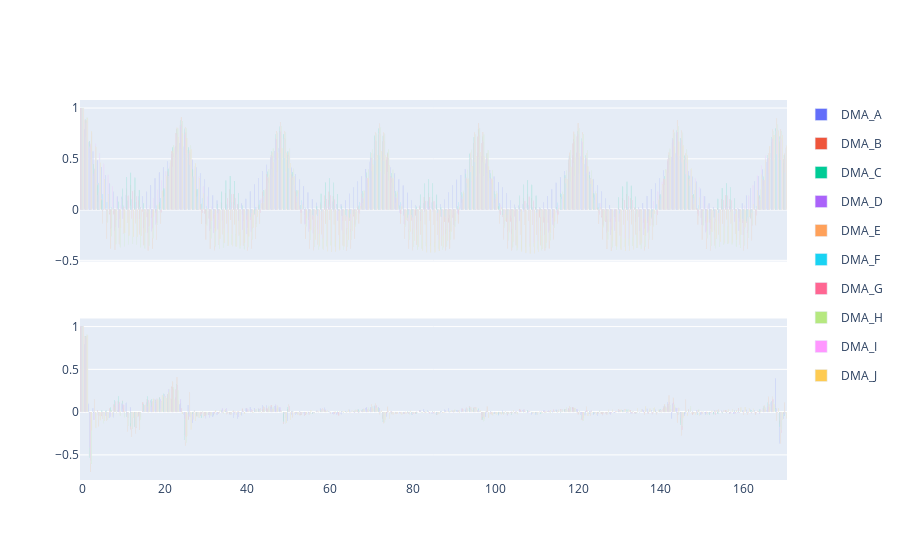

The code cell stored with this chart in its notebook:
### Code cell
# simple correlation betwen signals 
import statsmodels.tsa.stattools as stools

from preprocessing.detrend_mnf import Detrend
dmas_h_q = Detrend().fit_transform(dmas_h_q)

fig = make_subplots(rows=2, cols=1, shared_xaxes=True)

for i, dma in enumerate(dmas_h_q.columns):
    acf_res, acf_confint = stools.acf(dmas_h_q[dma], 
                                         nlags=WEEK_LEN+2,
                                         alpha=0.05,
                                         missing='drop')

    fig.add_trace(go.Bar(x=np.arange(len(acf_res)), 
                             y=acf_res, 
                             name=dma, 
                             legendgroup=dma,
                             showlegend=True,
                             base=dict(color=colors[i]))
                             , row=1, col=1)
    
for i, dma in enumerate(dmas_h_q.columns):
    pacf_res, pacf_confint = stools.pacf(dmas_h_q[dma].interpolate(), 
                                         nlags=WEEK_LEN+2,
                                         alpha=0.05,
                                         missing='drop')

    fig.add_trace(go.Bar(x=np.arange(len(pacf_res)), 
                             y=pacf_res, 
                                name=dma,
                                showlegend=False,
                             legendgroup=dma,
                             base=dict(color=colors[i])),
                             row=2,col=1)
    

fig.show()

# lagged correlation between signals ?

### Figure 1 — Plotly figure (JSON) as saved in the notebook; plotly's stock layout.template omitted (floating-point values rounded to 4 significant figures; data arrays with more than 128 entries replaced by an {"elided": "..."} marker saying what was removed)
{"data": [{"base": {"color": "#636EFA"}, "legendgroup": "DMA_A", "name": "DMA_A", "showlegend": true, "type": "bar", "x": {"elided": "171 int values"}, "xaxis": "x", "y": {"elided": "171 float values"}, "yaxis": "y"}, {"base": {"color": "#EF553B"}, "legendgroup": "DMA_B", "name": "DMA_B", "showlegend": true, "type": "bar", "x": {"elided": "171 int values"}, "xaxis": "x", "y": {"elided": "171 float values"}, "yaxis": "y"}, {"base": {"color": "#00CC96"}, "legendgroup": "DMA_C", "name": "DMA_C", "showlegend": true, "type": "bar", "x": {"elided": "171 int values"}, "xaxis": "x", "y": {"elided": "171 float values"}, "yaxis": "y"}, {"base": {"color": "#AB63FA"}, "legendgroup": "DMA_D", "name": "DMA_D", "showlegend": true, "type": "bar", "x": {"elided": "171 int values"}, "xaxis": "x", "y": {"elided": "171 float values"}, "yaxis": "y"}, {"base": {"color": "#FFA15A"}, "legendgroup": "DMA_E", "name": "DMA_E", "showlegend": true, "type": "bar", "x": {"elided": "171 int values"}, "xaxis": "x", "y": {"elided": "171 float values"}, "yaxis": "y"}, {"base": {"color": "#19D3F3"}, "legendgroup": "DMA_F", "name": "DMA_F", "showlegend": true, "type": "bar", "x": {"elided": "171 int values"}, "xaxis": "x", "y": {"elided": "171 float values"}, "yaxis": "y"}, {"base": {"color": "#FF6692"}, "legendgroup": "DMA_G", "name": "DMA_G", "showlegend": true, "type": "bar", "x": {"elided": "171 int values"}, "xaxis": "x", "y": {"elided": "171 float values"}, "yaxis": "y"}, {"base": {"color": "#B6E880"}, "legendgroup": "DMA_H", "name": "DMA_H", "showlegend": true, "type": "bar", "x": {"elided": "171 int values"}, "xaxis": "x", "y": {"elided": "171 float values"}, "yaxis": "y"}, {"base": {"color": "#FF97FF"}, "legendgroup": "DMA_I", "name": "DMA_I", "showlegend": true, "type": "bar", "x": {"elided": "171 int values"}, "xaxis": "x", "y": {"elided": "171 float values"}, "yaxis": "y"}, {"base": {"color": "#FECB52"}, "legendgroup": "DMA_J", "name": "DMA_J", "showlegend": true, "type": "bar", "x": {"elided": "171 int values"}, "xaxis": "x", "y": {"elided": "171 float values"}, "yaxis": "y"}, {"base": {"color": "#636EFA"}, "legendgroup": "DMA_A", "name": "DMA_A", "showlegend": false, "type": "bar", "x": {"elided": "171 int values"}, "xaxis": "x2", "y": {"elided": "171 float values"}, "yaxis": "y2"}, {"base": {"color": "#EF553B"}, "legendgroup": "DMA_B", "name": "DMA_B", "showlegend": false, "type": "bar", "x": {"elided": "171 int values"}, "xaxis": "x2", "y": {"elided": "171 float values"}, "yaxis": "y2"}, {"base": {"color": "#00CC96"}, "legendgroup": "DMA_C", "name": "DMA_C", "showlegend": false, "type": "bar", "x": {"elided": "171 int values"}, "xaxis": "x2", "y": {"elided": "171 float values"}, "yaxis": "y2"}, {"base": {"color": "#AB63FA"}, "legendgroup": "DMA_D", "name": "DMA_D", "showlegend": false, "type": "bar", "x": {"elided": "171 int values"}, "xaxis": "x2", "y": {"elided": "171 float values"}, "yaxis": "y2"}, {"base": {"color": "#FFA15A"}, "legendgroup": "DMA_E", "name": "DMA_E", "showlegend": false, "type": "bar", "x": {"elided": "171 int values"}, "xaxis": "x2", "y": {"elided": "171 float values"}, "yaxis": "y2"}, {"base": {"color": "#19D3F3"}, "legendgroup": "DMA_F", "name": "DMA_F", "showlegend": false, "type": "bar", "x": {"elided": "171 int values"}, "xaxis": "x2", "y": {"elided": "171 int values"}, "yaxis": "y2"}, {"base": {"color": "#FF6692"}, "legendgroup": "DMA_G", "name": "DMA_G", "showlegend": false, "type": "bar", "x": {"elided": "171 int values"}, "xaxis": "x2", "y": {"elided": "171 float values"}, "yaxis": "y2"}, {"base": {"color": "#B6E880"}, "legendgroup": "DMA_H", "name": "DMA_H", "showlegend": false, "type": "bar", "x": {"elided": "171 int values"}, "xaxis": "x2", "y": {"elided": "171 float values"}, "yaxis": "y2"}, {"base": {"color": "#FF97FF"}, "legendgroup": "DMA_I", "name": "DMA_I", "showlegend": false, "type": "bar", "x": {"elided": "171 int values"}, "xaxis": "x2", "y": {"elided": "171 int values"}, "yaxis": "y2"}, {"base": {"color": "#FECB52"}, "legendgroup": "DMA_J", "name": "DMA_J", "showlegend": false, "type": "bar", "x": {"elided": "171 int values"}, "xaxis": "x2", "y": {"elided": "171 float values"}, "yaxis": "y2"}], "layout": {"xaxis": {"anchor": "y", "domain": [0, 1], "matches": "x2", "showticklabels": false}, "xaxis2": {"anchor": "y2", "domain": [0, 1]}, "yaxis": {"anchor": "x", "domain": [0.575, 1]}, "yaxis2": {"anchor": "x2", "domain": [0, 0.425]}}}
